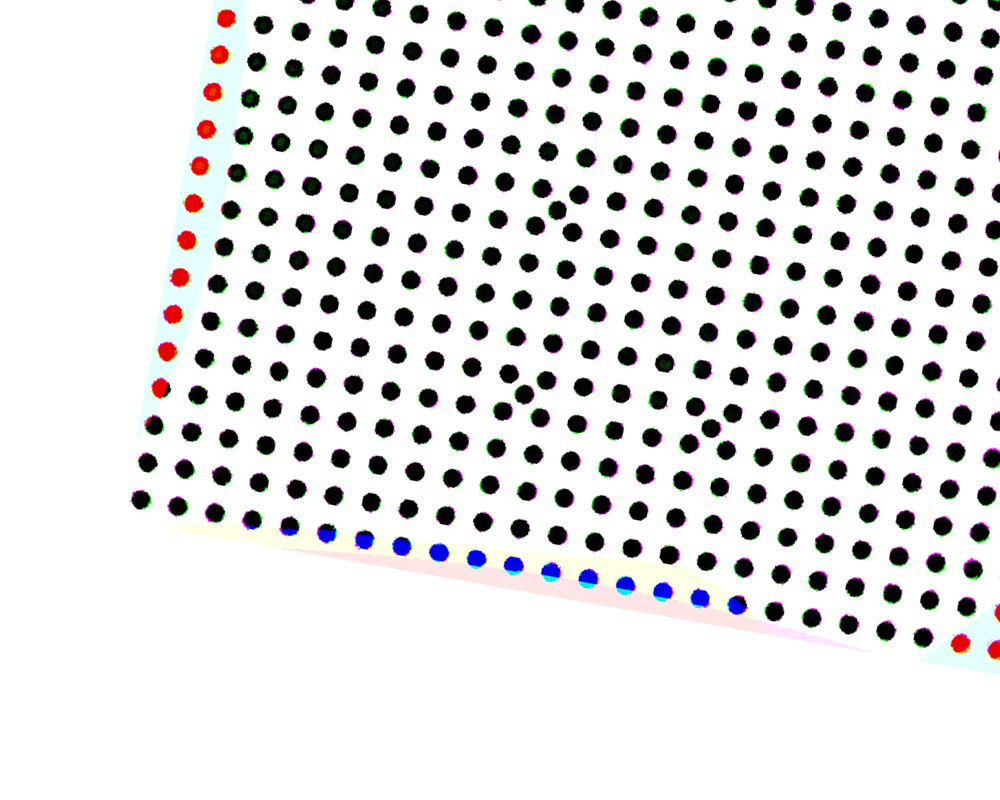
#> input picture image.png, 1000 x 800 px, found by its file name
$ python 123.py.py
#> lines starting #> are read from the running program, lines starting #| are printed output that depends on the picture; after the words box and inside, x2 and y2 are one past the last pixel; in counts of white or black regions, pixels touching at a corner belong together
import matplotlib.image as mpimg
import numpy as np
import matplotlib.pyplot as plt
import copy
I = mpimg.imread('C:/Users/Administrator/Desktop/image.png')
#> I is the input picture: shape (800, 1000, 3) float32; mean R, G, B 0.878, 0.876, 0.878
rows,cols=I.shape[:2]
#> rows = 800; cols = 1000
for j in range(rows):
    I[j][cols-1]=1
#> I: shape (800, 1000, 3) float32; 0.03% of pixels changed, all inside (x1, y1, x2, y2) = (999, 0, 1000, 676)

def Find_Points(I):
    Points= []
    i=7
    j=100
    while i<rows-100:
        while j<cols-10:
            for m in range(i-2,i+3):
                for n in range(j-2, j+3):
                    r,g,b=I[m][n]

                    if r+g+b>2:
                        break
                if n<j+2:
                    break
            if m==i+2 and n==j+2:
                r,g,b=I[i][j-9]
                if r+g+b>2:
                    r,g,b=I[i-9][j]
                    if r+g+b >2:
                        Points.append([i,j])
            j+=5
        i+=5
        j=100
    return Points

def Find_All_Points_Vectors(Points):
    Points_Vectors = []
    for K in Points:
        i=K[0]
        j=K[1]
        m=1
        while sum(I[i-m][j])<2:
            m+=1
        a1=i-m
        while sum(I[i+m][j])<2:
            m+=1
        a2=i+m
        while sum(I[i][j-m])<2:
            m+=1
        a3=j-m
        while sum(I[i][j+m])<2:
            m+=1
        a4=j+m
        Points_Vectors.append([(a1+a2)//2,(a3+a4)//2])
    b=Points_Vectors
    k = []
    for i in range(len(b) - 1):
        for j in range(i + 1, len(b)):
            if abs(b[i][0] - b[j][0]) < 10 and abs(b[i][1] - b[j][1]) < 10:
                k.append(i)
    k = set(k)
    print(len(k))
    b_new = copy.deepcopy(b)
    for j in k:
        b.remove(b_new[j])
    return Points_Vectors

def Find_Special_Points_Vectors(Points_Vectors):
    b=Points_Vectors
    k=[]
    for i in range(len(b) - 1):
        for j in range(i + 1, len(b)):
            if abs(b[i][0] - b[j][0]) < 24 and abs(b[i][1] - b[j][1]) < 24:
                k.append(b[i])
                k.append(b[j])
    A=[]
    Special_Points_Vectors=[]
    for i in range(len(k) - 1):
        for j in range(i + 1, len(k)):
            if k[i][0]==k[j][0]:
                A.append(k[j])
    Special_Points_Vectors.append(A[3])
    Special_Points_Vectors.append(A[0])
    Special_Points_Vectors.append(A[6])
    return Special_Points_Vectors

def Find_Regular_Points_Vectors(Points_Vectors,Special_Points_Vectors):
    a=Points_Vectors
    b=Special_Points_Vectors
    a_new = copy.deepcopy(a)
    for j in a:
        for i in b:
            if i[0]==j[0]:
                a.remove(j)
    Regular_Points_Vectors=a
    return Regular_Points_Vectors


a=Find_Points(I)
#> after the loop in Find_Points, `while i<rows-100:`: Points = 611 pairs, first value 7 to 642, second value 135 to 985; i = 702
#> a has the same summary as Points in Find_Points
b=Find_All_Points_Vectors(a)
#> the loop in Find_All_Points_Vectors, `for K in Points:` made 611 passes
#> (i, j, a1, a2, a3, a4) on passes 1 to 3: (7, 345, -1, 15, 336, 354), (7, 375, -1, 15, 367, 391), (7, 380, -1, 17, 370, 391)
#> after the loop in Find_All_Points_Vectors, `for K in Points:`: Points_Vectors = 611 pairs, first value 7 to 644, second value 137 to 987
#> in Find_All_Points_Vectors, `b=Points_Vectors`: b has the same summary as Points_Vectors
#> after the loop in Find_All_Points_Vectors, `for i in range(len(b) - 1):`: k = 310 values from 1 to 609
#> in Find_All_Points_Vectors, `k = set(k)`: k = 262 items
#| 262
#> in Find_All_Points_Vectors, `b_new = copy.deepcopy(b)`: b_new has the same summary as Points_Vectors
#> the loop in Find_All_Points_Vectors, `for j in k:` made 262 passes
#> j on passes 1, 3, 5: 512, 513, 515
#> after the loop in Find_All_Points_Vectors, `for j in k:`: b = 349 pairs, first value 7 to 644, second value 140 to 987
c=Find_Special_Points_Vectors(b)
#> after the loop in Find_Special_Points_Vectors, `for i in range(len(b) - 1):`: k = [[188, 540], [210, 555], [194, 576], [210, 555], [210, 555], [232, 569], [373, 506], [394, 521], [394, 521], [411, 500], [394, 521], [417, 538], [407, 693], [428, 710], [413, 730], [428, 710], [428, 710], [450, 725]]
#> the loop in Find_Special_Points_Vectors, `for i in range(len(k) - 1):` made 17 passes
#> after the loop in Find_Special_Points_Vectors, `for i in range(len(k) - 1):`: A = [[210, 555], [210, 555], [210, 555], [394, 521], [394, 521], [394, 521], [428, 710], [428, 710], [428, 710]]
#> c = [[394, 521], [210, 555], [428, 710]]
d=Find_Regular_Points_Vectors(b,c)
#> in Find_Regular_Points_Vectors, `a=Points_Vectors`: a has the same summary as b in Find_All_Points_Vectors
#> in Find_Regular_Points_Vectors, `a_new = copy.deepcopy(a)`: a_new has the same summary as b in Find_All_Points_Vectors
#> the loop in Find_Regular_Points_Vectors, `for j in a:` made 345 passes
#> j on passes 1 to 3: [7, 345], [8, 380], [7, 572]
#> after the loop in Find_Regular_Points_Vectors, `for j in a:`: a = 345 pairs, first value 7 to 644, second value 140 to 987
#> in Find_Regular_Points_Vectors, `Regular_Points_Vectors=a`: Regular_Points_Vectors has the same summary as a
#> d has the same summary as a in Find_Regular_Points_Vectors
b=np.array(b)
#> b has the same summary as a in Find_Regular_Points_Vectors
c=np.array(c)
d=np.array(d)
x1=c[:,0]
#> x1 = [394, 210, 428]
y1=c[:,1]
#> y1 = [521, 555, 710]
fig = plt.figure()
ax1 = fig.add_subplot(1, 1, 1)
ax1.scatter(y1, 750-x1, c='k', marker='.')
plt.ylim(80, 750)
plt.xlim(100, 1020)
x1=d[:,0]
#> x1 = 345 values, max 644 at index 344, min 7 at index 0, mean 303.1
y1=d[:,1]
#> y1 = 345 values, max 987 at index 22, min 140 at index 286, mean 590.4
fig = plt.figure()
ax1 = fig.add_subplot(1, 1, 1)
ax1.scatter(y1, 750-x1, c='k', marker='.')
plt.show()
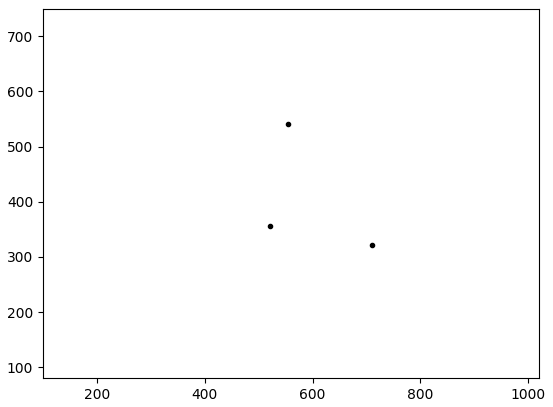
#> figure drawn by matplotlib, 1 panel
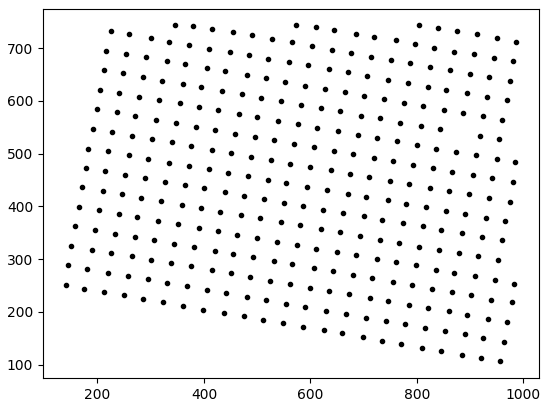
#> figure drawn by matplotlib, 1 panel
np.savetxt("C:/Users/Administrator/Desktop/Special_Points.txt", c,fmt='%d',delimiter=',')
np.savetxt("C:/Users/Administrator/Desktop/Regular_Points.txt", d,fmt='%d',delimiter=',')
